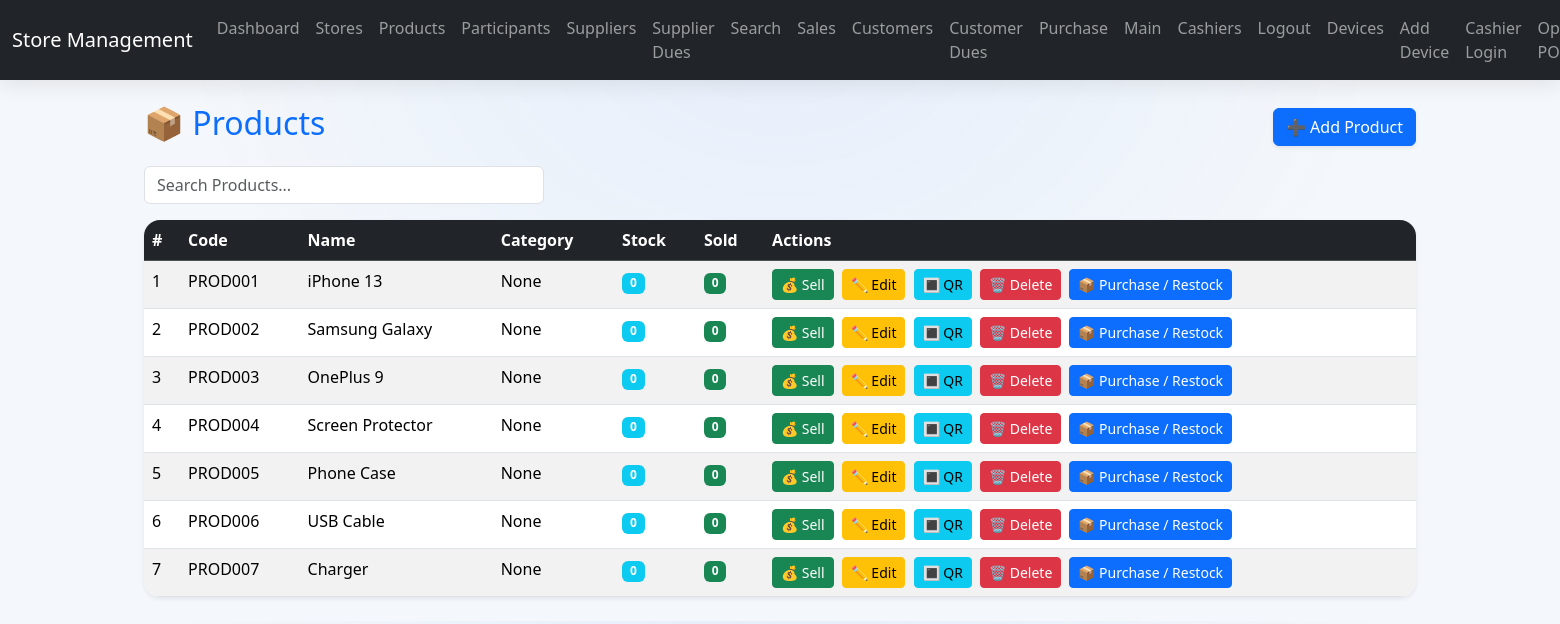
Screenshot of /products (signed in) with the database file from the repository.
### app.py (models this page shows, shortened)
class Product(db.Model):
    id = db.Column(db.Integer, primary_key=True)
    product_code = db.Column(db.String(50), unique=True, nullable=False)
    imei = db.Column(db.String(50), nullable=True)
    name = db.Column(db.String(100))
    category = db.Column(db.String(50))
    buy_price = db.Column(db.Float, default=0.0)
    sell_price = db.Column(db.Float, default=0.0)
    stock = db.Column(db.Integer, default=0)
    sold = db.Column(db.Integer, default=0)
    in_stock = db.Column(db.Boolean, default=True)
    store_id = db.Column(
        db.Integer,
        db.ForeignKey('store.id')
    )
    supplier_id = db.Column(
        db.Integer,
        db.ForeignKey('supplier.id'),
        nullable=True
    )
    supplier = db.relationship(
        'Supplier',
        backref=db.backref(
            'products',
            cascade="all, delete-orphan"
        )
    )
    sales = db.relationship(
    "Sale",
    back_populates="product",
    cascade="all, delete-orphan")
    purchases = db.relationship(
        'Purchase',
        backref='product',
        cascade="all, delete-orphan"
    )
    devices = db.relationship(
    'DeviceInventory',
    secondary='product_variant',
    primaryjoin='Product.id==ProductVariant.product_id',
    secondaryjoin='ProductVariant.id==DeviceInventory.variant_id',
    viewonly=True
)
    @property
    def calculated_stock(self):
        purchased = sum(
            p.quantity for p in self.purchases
        )
        sold = sum(
            s.quantity for s in self.sales
        )
        return purchased - sold

### app.py (the view)
@app.route('/products')
@login_required
def product_list():
    store = Store.query.get_or_404(session['store_id'])
    return render_template('product_list.html', products=store.products)

### app.py (called while the page is built)
def login_required(f):
    @wraps(f)
    def decorated_function(*args, **kwargs):
        store_id = session.get('store_id')
        if not store_id:
            flash("🔒 Please login first!")
            return redirect(url_for('login'))
        store = Store.query.get(store_id)
        if not store:
            session.clear()
            flash("❌ Store not found. Please login again.")
            return redirect(url_for('login'))
        return f(*args, **kwargs)
    return decorated_function

### templates/product_list.html (shortened to what this page needs)
{% extends 'base.html' %}
{% block content %}
<div class="container my-4">
    <div class="d-flex justify-content-between align-items-center mb-3">
        <h2 class="text-primary">📦 Products</h2>
        <a href="{{ url_for('add_product') }}" class="btn btn-primary shadow-sm">➕ Add Product</a>
    </div>
    <div class="mb-3">
        <input type="text" id="productSearch" class="form-control" placeholder="Search Products..."
            onkeyup="filterTable()">
    </div>
    <table class="table table-striped table-hover shadow-sm" id="productsTable">
        <thead class="table-dark">
            <tr>
                <th>#</th>
                <th>Code</th>
                <th>Name</th>
                <th>Category</th>
                <th>Stock</th>
                <th>Sold</th>
                <th>Actions</th>
            </tr>
        </thead>
        <tbody>
            {% for product in products %}
            <tr>
                <td>{{ loop.index }}</td>
                <td>{{ product.product_code }}</td>
                <td>{{ product.name }}</td>
                <td>{{ product.category }}</td>
                <td><span class="badge bg-info">{{ product.calculated_stock }}</span></td>
                <td><span class="badge bg-success">{{ product.sold}}</span></td>
                <td>
                    <a href="{{ url_for('sell_product', product_id=product.id) }}" class="btn btn-sm btn-success me-1"
                        title="Sell Product">💰 Sell</a>
                    <a href="{{ url_for('edit_product', id=product.id) }}" class="btn btn-sm btn-warning me-1"
                        title="Edit Product">✏️ Edit</a>
                    <a href="{{ url_for('pos.product_qr_page', id=product.id) }}" class="btn btn-sm btn-info me-1"
                        title="View QR Code">🔳 QR</a>
                    <a href="{{ url_for('delete_product', id=product.id) }}" class="btn btn-sm btn-danger me-1"
                        title="Delete Product" onclick="return confirm('Are you sure?')">🗑️ Delete</a>
                    <a href="{{ url_for('add_purchase', product_id=product.id) }}" class="btn btn-primary btn-sm">
                        📦 Purchase / Restock
                    </a>
                </td>
            </tr>
            {% endfor %}
        </tbody>
    </table>
</div>
{% endblock %}

### templates/base.html (style rules this page uses)
body { background: radial-gradient(ellipse at top, #0d6efd10, transparent 55%), #f4f7fb; }
.table { border-radius: 16px; overflow: hidden; }

### templates/product_list.html (style rules this page uses)
.btn { transition: 0.2s; }
#productSearch { width: 100%; max-width: 400px; transition: 0.3s; }

### rows the page displays
Product: product_code "PROD001", name "iPhone 13", category "None", calculated_stock "0", sold "0"
Product: product_code "PROD002", name "Samsung Galaxy", category "None", calculated_stock "0", sold "0"
Product: product_code "PROD003", name "OnePlus 9", category "None", calculated_stock "0", sold "0"
Product: product_code "PROD004", name "Screen Protector", category "None", calculated_stock "0", sold "0"
Product: product_code "PROD005", name "Phone Case", category "None", calculated_stock "0", sold "0"
Product: product_code "PROD006", name "USB Cable", category "None", calculated_stock "0", sold "0"
Product: product_code "PROD007", name "Charger", category "None", calculated_stock "0", sold "0"
